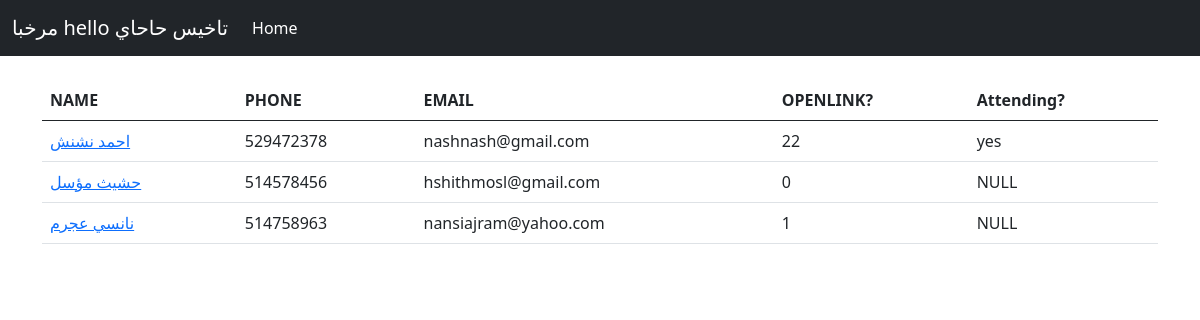
The page /php/guestlist.php?id=takhishahay123 on the database its author committed.
### tables this page shows
CREATE TABLE `clientlist` (
  `id` int(128) NOT NULL,
  `fullname` varchar(255) NOT NULL,
  `email` varchar(255) NOT NULL,
  `phone` int(128) NOT NULL,
  `weddingdate` datetime NOT NULL,
  `slug` varchar(255) NOT NULL,
  `invitetxt` longtext NOT NULL,
  `inviteimg` longblob DEFAULT NULL
);

CREATE TABLE `takhishahay123` (
  `fullname` varchar(255) NOT NULL,
  `phone` int(128) NOT NULL,
  `email` varchar(255) NOT NULL,
  `clientslug` varchar(255) NOT NULL,
  `slug` varchar(255) NOT NULL,
  `visitcount` int(128) NOT NULL DEFAULT 0,
  `fullurl` mediumtext NOT NULL,
  `apitxt` mediumtext NOT NULL,
  `attendance` tinyint(1) DEFAULT NULL,
  `msgfromguest` mediumtext DEFAULT NULL
);

### php/guestlist.php (the view, shortened to what this page needs)
<!doctype html>
<html lang="en">
  <head>
    <link href="https://cdn.jsdelivr.net/npm/bootstrap@5.0.2/dist/css/bootstrap.min.css" rel="stylesheet">
  </head>
  <body>
    <nav class="navbar navbar-expand-lg navbar-dark bg-dark">
      <div class="container-fluid">
        <a class="navbar-brand" href="index.php">مرخبا hello  <?php $DB=$_GET['id'];
include "connection.php";
$sqltee = "select * from clientlist WHERE slug='$DB'";
    $resulttee = $conn->query($sqltee);
$row=$resulttee->fetch_assoc();
echo "$row[fullname]" ;
          ?> </a>
        <div class="collapse navbar-collapse" id="navbarNav">
          <ul class="navbar-nav">
            <li class="nav-item">
              <a class="nav-link active" aria-current="page" href="index.php">Home</a>
            </li>
          </ul>
        </div>
      </div>
    </nav>
    <div class="container my-4">
    <table class="table table-sortable">
    <thead>
      <tr>
        <th>NAME</th>
        <th>PHONE</th>
        <th>EMAIL</th>
        <th>OPENLINK?</th>
        <th>Attending?</th>
      </tr>
    </thead>
    <tbody>
    <?php
      if(isset($_GET['id'])){
        include "connection.php";
        $sql = "select * from $DB";
        $result = $conn->query($sql);
        while($row=$result->fetch_assoc()){
          $attendancee=$row["attendance"];
          $printmsg="NULL";
          if($attendancee==1)
          $printmsg="yes";
        else if($attendancee== b'0')
        $printmsg= "no";
          echo "
      <tr>
        <td><a href= 'invitetemplet1.php?guest={$row['slug']}&client={$row['clientslug']}'>$row[fullname]</a></td>
        <td>$row[phone]</td>
        <td>$row[email]</td>
        <td>$row[visitcount]</td>
        <td>$printmsg</td>
      </tr>
      ";
    }
    }
    ?>
    </tbody>
  </table>
      </div>
  </body>
</html>

### rows shown on the page
clientlist: fullname "تاخيس حاحاي"
takhishahay123: fullname "احمد نشنش", phone "529472378", email "nashnash@gmail.com", visitcount "22", attendance "yes"
takhishahay123: fullname "حشيث مؤسل", phone "514578456", email "hshithmosl@gmail.com", visitcount "0", printmsg "NULL"
takhishahay123: fullname "نانسي عجرم", phone "514758963", email "nansiajram@yahoo.com", visitcount "1", printmsg "NULL"
